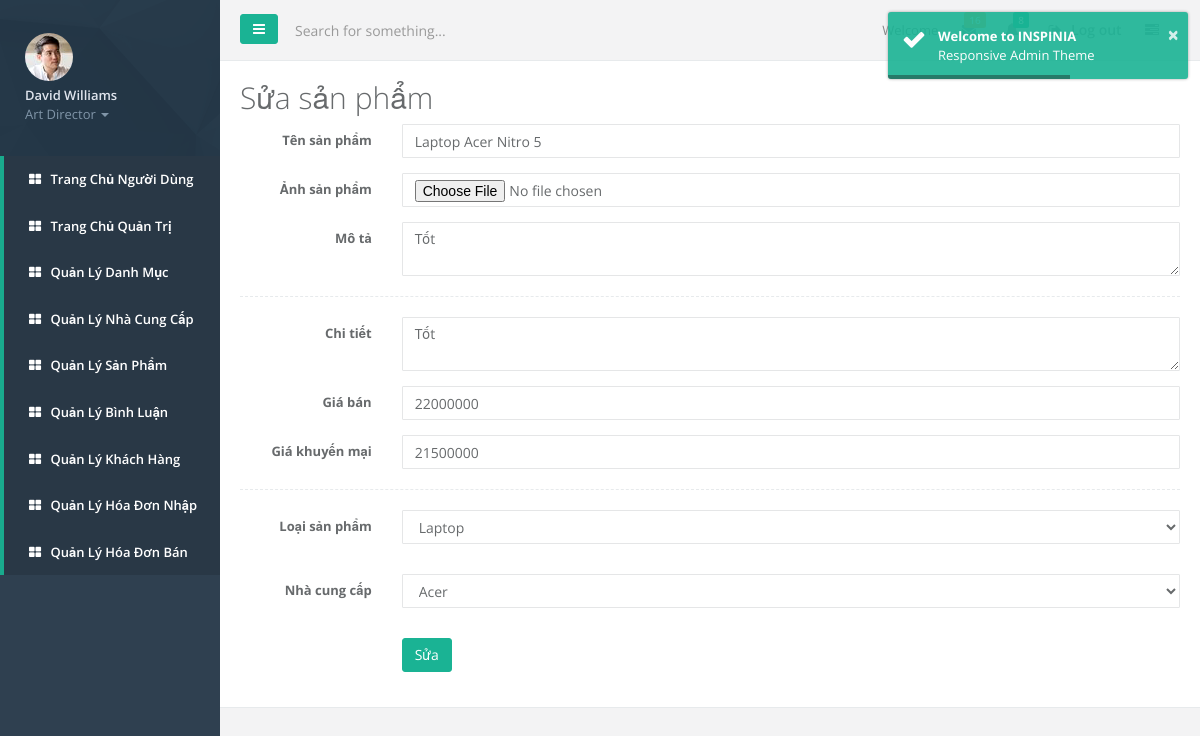
/quantri/quantri.php?page_layout=suasp&masp=51&anhsp=55.png (signed in), run on an earlier commit of the app's database.
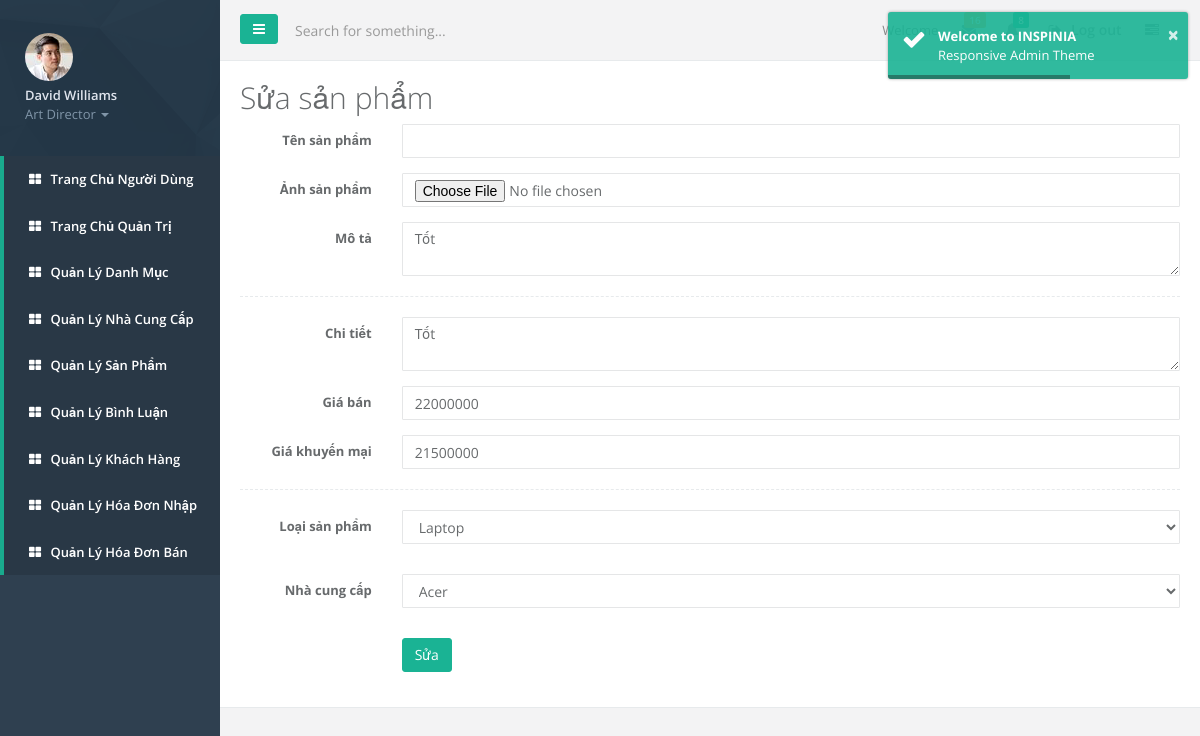
And on a later commit of the database.
### tables this page shows
CREATE TABLE `sanpham` (
  `masp` int(11) NOT NULL,
  `tensp` varchar(50) NOT NULL,
  `anh` varchar(50) NOT NULL,
  `mota` varchar(200) NOT NULL,
  `chitiet` varchar(50) NOT NULL,
  `giaban` double NOT NULL,
  `giakm` double NOT NULL,
  `maloai` int(11) NOT NULL,
  `mancc` int(11) NOT NULL
);

CREATE TABLE `loaisp` (
  `maloai` int(11) NOT NULL,
  `tenloai` varchar(50) NOT NULL
);

CREATE TABLE `ncc` (
  `mancc` int(11) NOT NULL,
  `tenncc` varchar(50) NOT NULL
);

### quantri/suasp.php (the view, shortened to what this page needs)
<?php
include_once './connect.php';
$ma = $_GET['masp'];
$sql = "select * from sanpham where masp='$ma'";
$result = mysqli_query($link, $sql);
$sqllsp = "select * from loaisp ";
$resultlsp = mysqli_query($link, $sqllsp);
$sqlncc = "select * from ncc ";
$resultncc = mysqli_query($link, $sqlncc);
?>
<div class="ibox-content">
    <h1>Sửa sản phẩm</h1>
    <form method="post" class="form-horizontal" enctype="multipart/form-data">
        <?php
        while ($row = mysqli_fetch_assoc($result)) {
        ?>
            <div class="form-group"><label class="col-sm-2 control-label">Tên sản phẩm</label>
                <div class="col-sm-10"><input type="text" required="" class="form-control" name="ten" value="<?php echo $row['tensp'] ?>" /></div>
            </div>
            <div class="form-group"><label class="col-sm-2 control-label">Ảnh sản phẩm</label>
                <div class="col-sm-10"><input type="file" class="form-control" name="anh_sp" value='<?php echo $row['anh']?>'  /></div>
            </div>
            <div class="form-group"><label class="col-sm-2 control-label">Mô tả</label>
                <div class="col-sm-10"><textarea require="" class="form-control" name="mota"><?php echo $row['mota'] ?></textarea></div>
            </div>
            <div class="hr-line-dashed"></div>
            <div class="form-group"><label class="col-sm-2 control-label">Chi tiết</label>
                <div class="col-sm-10"><textarea required="" class="form-control" name="ct"><?php echo $row['chitiet'] ?></textarea></div>
            </div>
            <div class="form-group"><label class="col-sm-2 control-label">Giá bán </label>
                <div class="col-sm-10"><input type="text" required="" class="form-control" name="gb" value="<?php echo $row['giaban'] ?>" /></div>
            </div>
            <div class="form-group"><label class="col-sm-2 control-label">Giá khuyến mại</label>
                <div class="col-sm-10"><input type="text" required="" class="form-control" name="gkm" value="<?php echo $row['giakm'] ?>" /></div>
            </div>
            <div class="hr-line-dashed"></div>
            <div class="form-group"><label class="col-sm-2 control-label">Loại sản phẩm</label>
                <div class="col-sm-10"><select class="form-control m-b" name="lsp">
                        <?php
                        while ($rowlsp = mysqli_fetch_array($resultlsp)) {
                        ?>
                            <option <?php
                                    if ($row['maloai'] == $rowlsp['maloai']) {
                                        echo 'selected="selected"';
                                    } ?> value="<?php echo $rowlsp['maloai'] ?>"><?php echo $rowlsp['tenloai'] ?></option>
                        <?php
                        }
                        ?>
                    </select>
                </div>
            </div>
            <div class="form-group"><label class="col-sm-2 control-label">Nhà cung cấp</label>
                <div class="col-sm-10"><select class="form-control m-b" name="ncc">
                        <?php
                        while ($rowncc = mysqli_fetch_array($resultncc)) {
                        ?>
                            <option <?php
                                    if ($row['mancc'] == $rowncc['mancc']) {
                                        echo 'selected="selected"';
                                    } ?> value="<?php echo $rowncc['mancc'] ?>"><?php echo $rowncc['tenncc'] ?></option>
                        <?php
                        }
                        ?>
                    </select>
                </div>
            </div>
        <?php
        }
        ?>
        <div class="form-group">
            <div class="col-sm-4 col-sm-offset-2">
                <button class="btn btn-primary" type="submit" name="sua">Sửa</button>
            </div>
        </div>
    </form>
</div>

### quantri/quantri.php (shortened to what this page needs)
<!DOCTYPE html>
<html>
<head>
    <link href="css/bootstrap.min.css" rel="stylesheet">
    <link href="font-awesome/css/font-awesome.css" rel="stylesheet">
    <link href="css/plugins/toastr/toastr.min.css" rel="stylesheet">
    <link href="js/plugins/gritter/jquery.gritter.css" rel="stylesheet">
    <link href="css/animate.css" rel="stylesheet">
    <link href="css/style.css" rel="stylesheet">
</head>
<body>
    <div id="wrapper">
        <nav class="navbar-default navbar-static-side" role="navigation">
            <div class="sidebar-collapse">
                <ul class="nav" id="side-menu">
                    <li class="nav-header">
                        <div class="dropdown profile-element"> <span>
                            <img alt="image" class="img-circle" src="img/profile_small.jpg" />
                             </span>
                            <a data-toggle="dropdown" class="dropdown-toggle" href="#">
                            <span class="clear"> <span class="block m-t-xs"> <strong class="font-bold">David Williams</strong>
                             </span> <span class="text-muted text-xs block">Art Director <b class="caret"></b></span> </span> </a>
                        </div>
                    </li>
                    <li class="active">
                        <a href="../index.php"><i class="fa fa-th-large"></i> <span class="nav-label">Trang Chủ Người Dùng</span> </a>
                    </li>
                    <li class="active">
                        <a href="quantri.php"><i class="fa fa-th-large"></i> <span class="nav-label">Trang Chủ Quản Trị</span> </a>
                    </li>
                    <li class="active">
                        <a href="quantri.php?page_layout=dmsp"><i class="fa fa-th-large"></i> <span class="nav-label">Quản Lý Danh Mục</span> </a>
                    </li><li class="active">
                        <a href="quantri.php?page_layout=dmncc"><i class="fa fa-th-large"></i> <span class="nav-label">Quản Lý Nhà Cung Cấp</span> </a>
                    </li>
                    </li><li class="active">
                        <a href="quantri.php?page_layout=sanpham"><i class="fa fa-th-large"></i> <span class="nav-label">Quản Lý Sản Phẩm</span> </a>
                    </li>
                    </li><li class="active">
                        <a href="quantri.php?page_layout=binhluan"><i class="fa fa-th-large"></i> <span class="nav-label">Quản Lý Bình Luận</span> </a>
                    </li>
                    </li><li class="active">
                        <a href="quantri.php?page_layout=khachhang"><i class="fa fa-th-large"></i> <span class="nav-label">Quản Lý Khách Hàng</span> </a>
                    </li>
                    </li><li class="active">
                        <a href="quantri.php?page_layout=hdn"><i class="fa fa-th-large"></i> <span class="nav-label">Quản Lý Hóa Đơn Nhập</span> </a>
                    </li>
                    </li><li class="active">
                        <a href="quantri.php?page_layout=hd"><i class="fa fa-th-large"></i> <span class="nav-label">Quản Lý Hóa Đơn Bán</span> </a>
                    </li>
                </ul>
            </div>
        </nav>
        <div id="page-wrapper" class="gray-bg dashbard-1">
        <div class="row border-bottom">
        <nav class="navbar navbar-static-top" role="navigation" style="margin-bottom: 0">
        <div class="navbar-header">
            <a class="navbar-minimalize minimalize-styl-2 btn btn-primary " href="#"><i class="fa fa-bars"></i> </a>
            <form role="search" class="navbar-form-custom" action="search_results.html">
                <div class="form-group">
                    <input type="text" placeholder="Search for something..." class="form-control" name="top-search" id="top-search">
                </div>
            </form>
        </div>
            <ul class="nav navbar-top-links navbar-right">
                <li>
                    <span class="m-r-sm text-muted welcome-message">Welcome </span>
                </li>
                <li class="dropdown">
                    <a class="dropdown-toggle count-info" data-toggle="dropdown" href="#">
                        <i class="fa fa-envelope"></i>  <span class="label label-warning">16</span>
                    </a>
                </li>
                <li class="dropdown">
                    <a class="dropdown-toggle count-info" data-toggle="dropdown" href="#">
                        <i class="fa fa-bell"></i>  <span class="label label-primary">8</span>
                    </a>
                </li>
                <li>
                    <a href="Logout.php">
                    </a>
                </li>
                <li>
                    <a class="right-sidebar-toggle">
                    </a>
                </li>
            </ul>
        </nav>
            <div>
            <?php
                                if(isset($_GET['page_layout'])){
                                switch ($_GET['page_layout']) {
                                case 'suasp':include_once './suasp.php';
                                    break;
                                }}
                                else
                                {
                                    include_once './gioithieu.php';
                                }
            ?>
            </div>
</body>
</html>

What changed in the data, as far as the page shows it:
changed sanpham "Tốt": ten "Laptop Acer Nitro 5" → (not shown)
